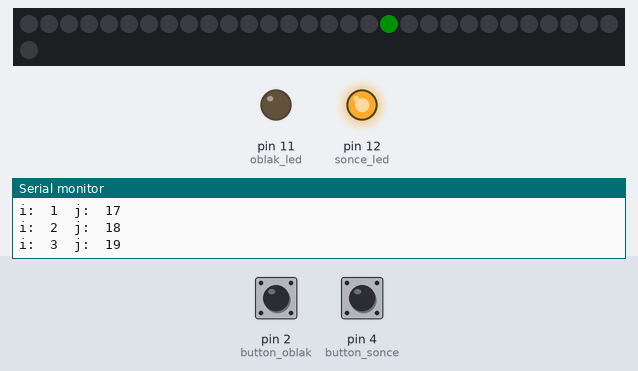
The sketch below on a simulated Arduino Uno, built with avr-gcc and run on an emulated ATmega328P. Shown: 31 RGB LEDs in strip order, left to right, continuing on the next row, output pins drawn as LEDs (lit = HIGH), the last lines printed to the serial monitor. The inputs (shaded band) are chosen by the test bench; at power-on: pin 2 (button_oblak) HIGH, pin 4 (button_sonce) HIGH. Dim RGB values are drawn brighter than linear.

Above: at 1.2 s.
1.3 s: pin 2 (button_oblak) pulled LOW for 3.2 s
At 2.6 s:
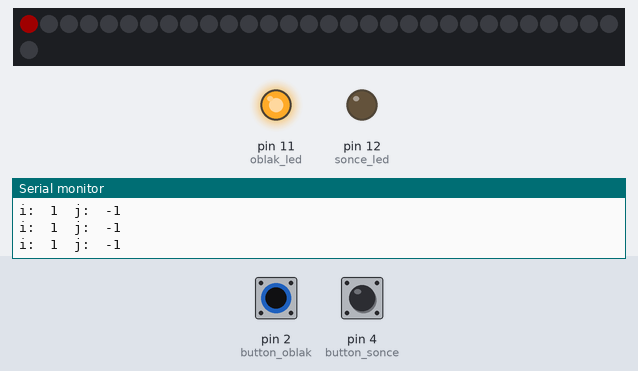
7.5 s: pin 4 (button_sonce) pulled LOW for 0.15 s
At 7.75 s:
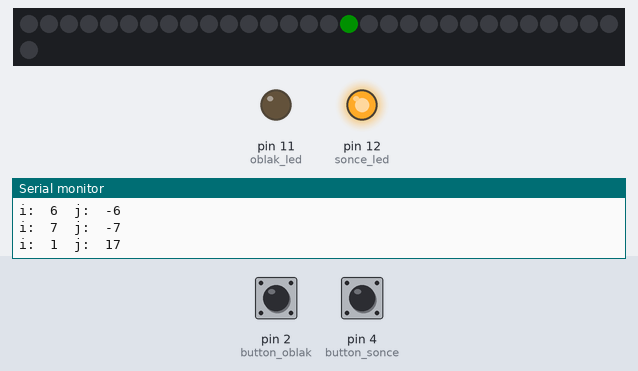
10.4 s: pin 2 (button_oblak) pulled LOW for 0.15 s
At 10.65 s:
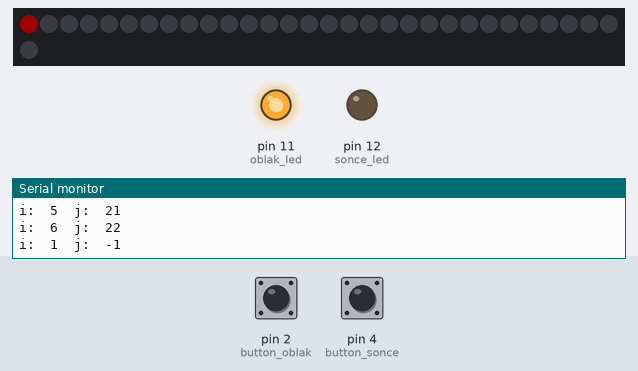
13.6 s: pin 4 (button_sonce) pulled LOW for 1 s
At 14.3 s:
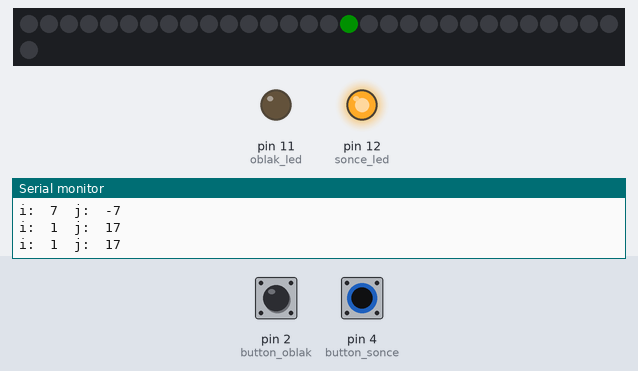
17.6 s: pin 2 (button_oblak) driven LOW and pin 4 (button_sonce) driven LOW
20.6 s: pin 4 (button_sonce) driven HIGH
At 21.1 s:
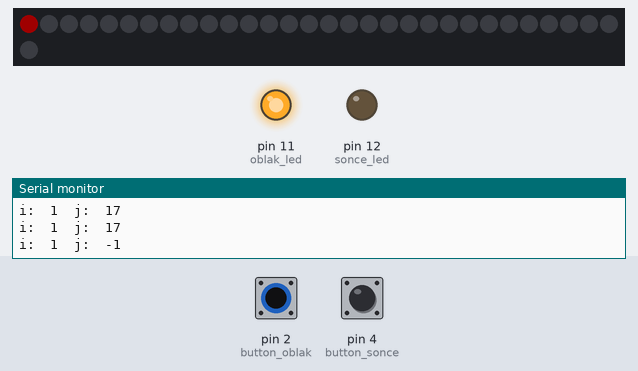
Timing chart, 0 to 23.1 s (numbered marks = the images above; inputs shaded):
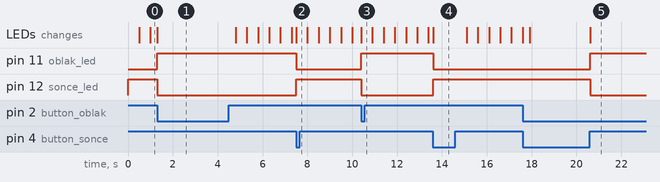

The sketch:

energetska_skupnost.ino
```cpp
#include <FastLED.h>

#define NUM_LEDS  31
#define DATA_PIN 3

#define button_oblak 2
#define button_sonce 4
#define sonce_led 12
#define oblak_led 11

CRGB leds[NUM_LEDS];

unsigned short animationState = 0;
unsigned short currentLed = 0;
unsigned short millis_delay_slow = 500,millis_delay_fast= 300;
unsigned long millis_new,millis_old = 0;

 short i = 0, j = 16, k = 0;
void setup() {
  pinMode(button_oblak, INPUT_PULLUP);
  pinMode(button_sonce, INPUT_PULLUP);
  pinMode(sonce_led,OUTPUT);
  pinMode(oblak_led,OUTPUT);
  FastLED.addLeds<WS2812B, DATA_PIN, GRB>(leds, NUM_LEDS);

  for(int d = 0; d<NUM_LEDS; d++){
     leds[d]= CRGB::Black;
    }
    FastLED.setBrightness(32);
    FastLED.show();
   Serial.begin(9600);
}

void loop() {

      if(digitalRead(button_oblak)==0){
        i=0;
        j=0;
        animationState = 1;
        for(int d = 0; d<NUM_LEDS; d++){
          leds[d]= CRGB::Black;
        }
        FastLED.show();

      }
      if(digitalRead(button_sonce)==0){
        i=0;
        j=16;
        animationState = 0;
        for(int d = 0; d<NUM_LEDS; d++){
          leds[d]= CRGB::Black;
        }
      FastLED.show();

      }

    millis_old = millis_new;


////////////////////////////////////////////////////////////////////////////////////////////
   if(animationState == 0){ //sončno

  /*  if(i<16){
      if(i!=0){
        leds[i-1]= CRGB::Black;
      }
      leds[i]= CRGB::Green;
    }
    if(i >= 16){
      leds[15]= CRGB::Black;
       leds[i +8]= CRGB::Black;
      leds[i + 9]= CRGB::Green;
    }
*/
    leds[j] = CRGB::Green;
    if(j!=16){
      leds[j-1] =CRGB::Black;
    }

    FastLED.show();

    if(i ==21 || j == 30){
      leds[30] = CRGB::Black;
    }
    digitalWrite(oblak_led, LOW);
    digitalWrite(sonce_led,HIGH);

    i++;
    i = i % 22;

    if(j == 30){j = 16;leds[30] = CRGB::Black;}else{j++;}
    Serial.print("i:  ");
    Serial.print(i);
    Serial.print("  j:  ");
    Serial.println(j);
        while(millis_new - millis_old < 500){millis_new = millis();if(digitalRead(button_oblak)==0){break;}}
      millis_old = millis_new;

   }

////////////////////////////////////////////////////////////////////////////////////////
   if(animationState == 1){//oblačno
    if(i<16){
      if(i!=0){
        leds[i-1]= CRGB::Black;
      }
      leds[i]= CRGB::Red;
    }
    if(i >= 16){
      leds[15]= CRGB::Black;
      leds[i +8]= CRGB::Black;
      leds[i + 9]= CRGB::Red;
    }

    if(j>=16){
      leds[(j)] = CRGB::Red;
      if(j!=24){
        leds[(j+1)] =CRGB::Black;
      }

    }


    FastLED.show();

    if(i ==21){
      leds[30] = CRGB::Black;
    }
    if(j ==16){
      leds[16] = CRGB::Black;
    }
    digitalWrite(oblak_led, HIGH);
    digitalWrite(sonce_led,LOW);

    i++;
    i = i % 22;

    if(i == 16){j = 24;}else{j--;}
    Serial.print("i:  ");
    Serial.print(i);
    Serial.print("  j:  ");
    Serial.println(j);
    while(millis_new - millis_old < 500){millis_new = millis();if(digitalRead(button_sonce)==0){break;}}
      millis_old = millis_new;
   }
}
```

Measured:
- after the input at 1.3 s, pin 11 (oblak_led): LOW → HIGH at once; pin 12 (sonce_led): HIGH → LOW at once; the LEDs: change at once (image 1)
- after the input at 7.5 s, pin 11 (oblak_led): HIGH → LOW at once; pin 12 (sonce_led): LOW → HIGH at once; the LEDs: change at once (image 2)
- after the input at 10.4 s, pin 11 (oblak_led): LOW → HIGH at once; pin 12 (sonce_led): HIGH → LOW at once; the LEDs: change at once (image 3)
- after the input at 13.6 s, pin 11 (oblak_led): HIGH → LOW at once; pin 12 (sonce_led): LOW → HIGH at once; the LEDs: change at once (image 4)
- after the input at 20.6 s, pin 11 (oblak_led): LOW → HIGH at once; pin 12 (sonce_led): HIGH → LOW at once; the LEDs: change at once (image 5)
